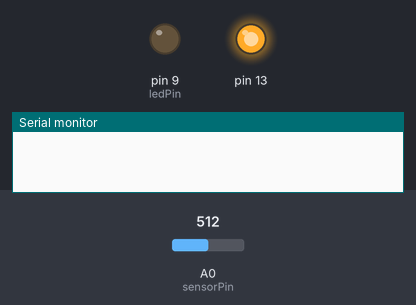
A sketch run on a simulated Arduino Uno, built with avr-gcc and run on an emulated ATmega328P. On the bench: output pins drawn as LEDs (lit = HIGH), the last lines printed to the serial monitor. The inputs (shaded band) are chosen by the test bench; at power-on: A0 (sensorPin) = 512.

Above: at 0.1 s.
6.3 s: A0 (sensorPin) set to 306
At 6.45 s:
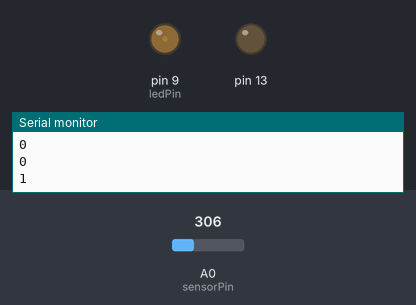
9.3 s: A0 (sensorPin) set to 716
At 10.3 s:
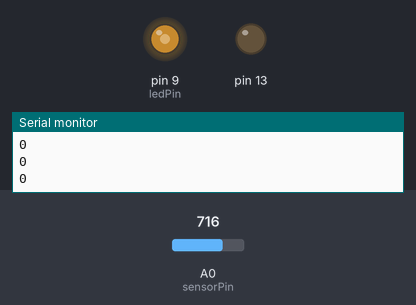
12.3 s: A0 (sensorPin) set to 511
At 14.17 s:
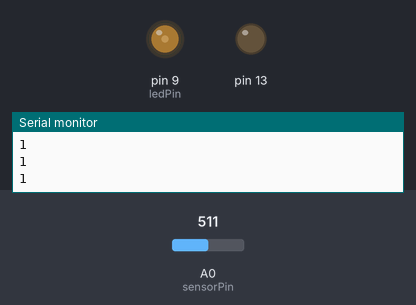
Timing chart, 0 to 21.3 s (numbered marks = the images above; inputs shaded):
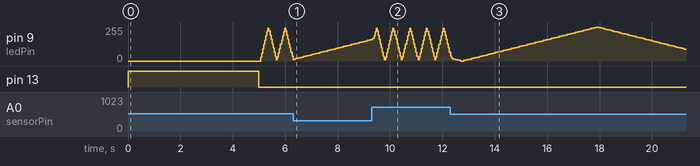

The sketch:

Lab_3.ino
```cpp
// Code taken from Analog Read Serial, Fade and Calibration examples
// Saffron Aurora, February 2nd, 2014
// Physical Computing, Kate Hartman

// These constants won't change:
const int sensorPin = A0;    // pin that the sensor is attached to
const int ledPin = 9;        // pin that the LED is attached to

// variables:
int sensorValue = 0;         // the sensor value
int sensorMin = 1023;        // minimum sensor value
int sensorMax = 0;           // maximum sensor value
int led = 9;           // the pin that the LED is attached to
int brightness = 0;    // how bright the LED is
int fadeAmount = 5;    // how many points to fade the LED by


void setup() {
  // turn on LED to signal the start of the calibration period:
  pinMode(13, OUTPUT);
  pinMode(led, OUTPUT);
  digitalWrite(13, HIGH);
  Serial.begin(9600);

  // calibrate during the first five seconds
  while (millis() < 5000) {
    sensorValue = analogRead(sensorPin);

    // record the maximum sensor value
    if (sensorValue > sensorMax) {
      sensorMax = sensorValue;
    }

    // record the minimum sensor value
    if (sensorValue < sensorMin) {
      sensorMin = sensorValue;
    }
  }

  // signal the end of the calibration period
  digitalWrite(13, LOW);
}

void loop() {

    Serial.println(sensorValue);
  delay(1);        // delay in between reads for stability

  // read the sensor:
  sensorValue = analogRead(sensorPin);

  // apply the calibration to the sensor reading
  sensorValue = map(sensorValue, sensorMin, sensorMax, 0, 255);

  // in case the sensor value is outside the range seen during calibration
  sensorValue = constrain(sensorValue, 0, 255);

  // fade the LED using the calibrated value:
  analogWrite(ledPin, sensorValue);


  // set the brightness of pin 9:
  analogWrite(led, brightness);

  // change the brightness for next time through the loop:
  brightness = brightness + fadeAmount;

  if (sensorValue == 0) { delay(5); }
  else {  delay(100);   }

  // reverse the direction of the fading at the ends of the fade:
  if (brightness == 0 || brightness == 255) {
    fadeAmount = -fadeAmount ;
  }

}
```
